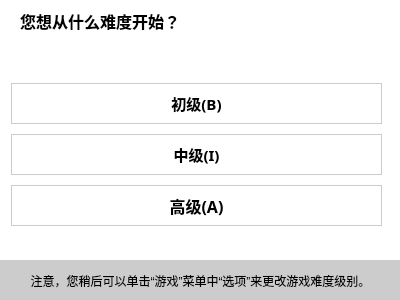
<?xml version="1.0" encoding="UTF-8"?>
<ui version="4.0">
 <class>Dialog</class>
 <widget class="QDialog" name="Dialog">
  <property name="geometry">
   <rect>
    <x>0</x>
    <y>0</y>
    <width>400</width>
    <height>300</height>
   </rect>
  </property>
  <property name="windowTitle">
   <string>选择难度</string>
  </property>
  <property name="styleSheet">
   <string notr="true">QDialog{
	background-color:#fff;
}</string>
  </property>
  <widget class="QPushButton" name="btn_mid">
   <property name="geometry">
    <rect>
     <x>11</x>
     <y>134</y>
     <width>371</width>
     <height>41</height>
    </rect>
   </property>
   <property name="font">
    <font>
     <family>Aharoni</family>
     <pointsize>11</pointsize>
     <weight>75</weight>
     <bold>true</bold>
    </font>
   </property>
   <property name="styleSheet">
    <string notr="true">QPushButton{
	border:1px solid #ccc;
}
QPushButton:hover{
	border:1px solid #aaf;
}</string>
   </property>
   <property name="text">
    <string>中级(I)</string>
   </property>
   <property name="flat">
    <bool>true</bool>
   </property>
  </widget>
  <widget class="QPushButton" name="btn_simple">
   <property name="geometry">
    <rect>
     <x>11</x>
     <y>83</y>
     <width>371</width>
     <height>41</height>
    </rect>
   </property>
   <property name="font">
    <font>
     <family>Aharoni</family>
     <pointsize>11</pointsize>
     <weight>75</weight>
     <bold>true</bold>
    </font>
   </property>
   <property name="styleSheet">
    <string notr="true">QPushButton{
	border:1px solid #ccc;
}
QPushButton:hover{
	border:1px solid #aaf;
}</string>
   </property>
   <property name="text">
    <string>初级(B)</string>
   </property>
   <property name="flat">
    <bool>true</bool>
   </property>
  </widget>
  <widget class="QPushButton" name="btn_adv">
   <property name="geometry">
    <rect>
     <x>11</x>
     <y>185</y>
     <width>371</width>
     <height>41</height>
    </rect>
   </property>
   <property name="font">
    <font>
     <family>Aharoni</family>
     <pointsize>12</pointsize>
     <weight>75</weight>
     <bold>true</bold>
    </font>
   </property>
   <property name="styleSheet">
    <string notr="true">QPushButton{
	border:1px solid #ccc;
}
QPushButton:hover{
	border:1px solid #aaf;
}</string>
   </property>
   <property name="text">
    <string>高级(A)</string>
   </property>
   <property name="flat">
    <bool>true</bool>
   </property>
  </widget>
  <widget class="QLabel" name="label_2">
   <property name="geometry">
    <rect>
     <x>-10</x>
     <y>260</y>
     <width>421</width>
     <height>41</height>
    </rect>
   </property>
   <property name="styleSheet">
    <string notr="true">QLabel{
	background-color:#ccc
}</string>
   </property>
   <property name="text">
    <string>注意，您稍后可以单击“游戏”菜单中“选项”来更改游戏难度级别。</string>
   </property>
   <property name="alignment">
    <set>Qt::AlignCenter</set>
   </property>
  </widget>
  <widget class="QLabel" name="label">
   <property name="geometry">
    <rect>
     <x>20</x>
     <y>0</y>
     <width>221</width>
     <height>41</height>
    </rect>
   </property>
   <property name="font">
    <font>
     <family>Aharoni</family>
     <pointsize>12</pointsize>
     <weight>75</weight>
     <bold>true</bold>
    </font>
   </property>
   <property name="text">
    <string>您想从什么难度开始？</string>
   </property>
  </widget>
 </widget>
 <resources/>
 <connections/>
</ui>
